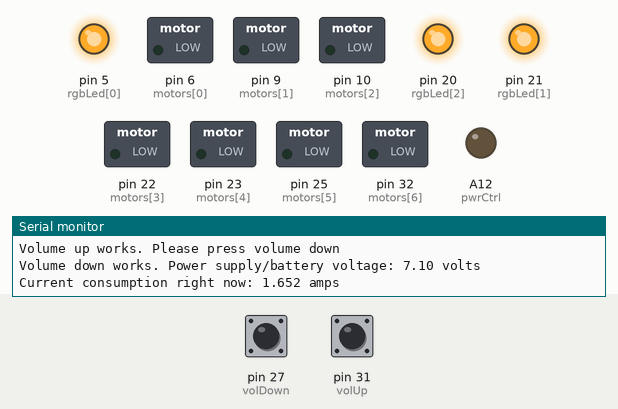
Bench run of a sketch on a simulated Arduino Mega 2560, built with avr-gcc and run on an emulated ATmega2560. Shown: switched loads named in the sketch (green lamp = pin HIGH), output pins drawn as LEDs (lit = HIGH), the last lines printed to the serial monitor. Inputs (shaded band) come from the test bench; at power-on: pin 27 (volDown) LOW, pin 31 (volUp) LOW.

Above: at 0.1 s.
At 2.1 s:
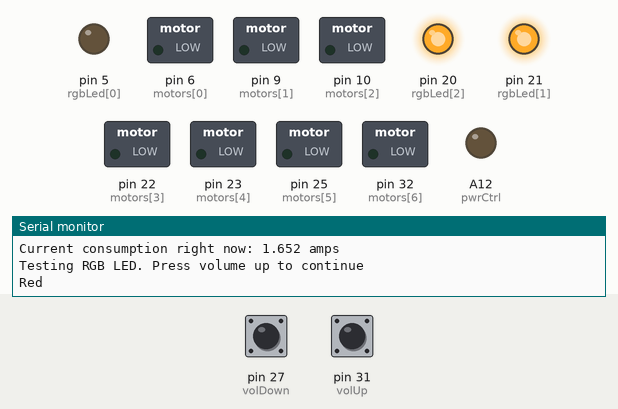
At 4.1 s:
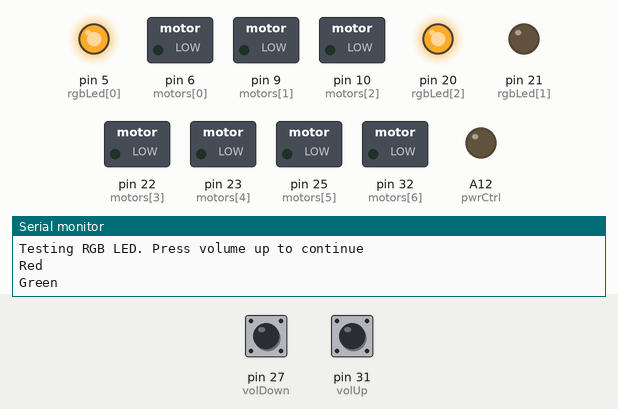
At 6.1 s:
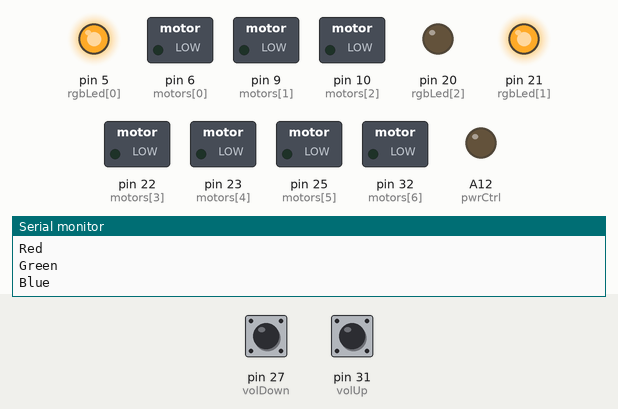
At 11.4 s:
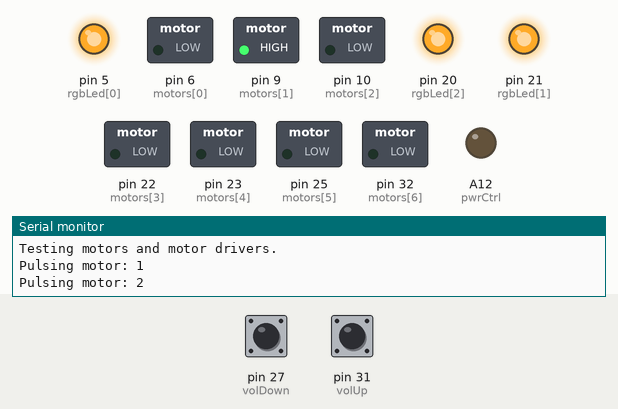
At 17.9 s:
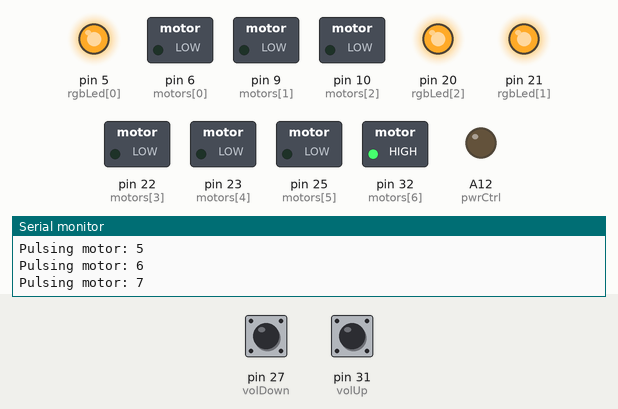
Timing chart, 0 to 20.3 s (numbered marks = the images above):
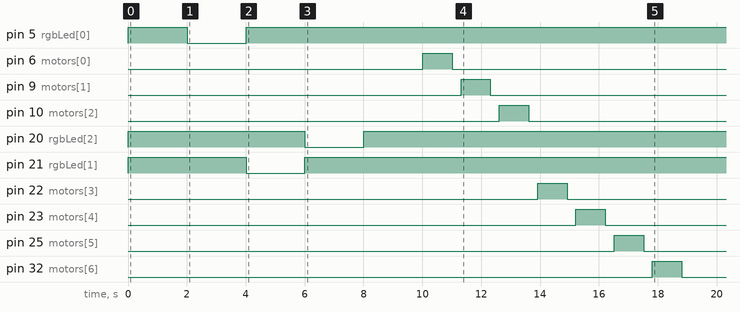

The sketch:

hardwareTest.ino
```cpp
// Test all functions
/* This is set up for PCB rev 4.2, 9/1/17 (unfinished)
Pins are updated.

List of tests:
x  2 Volume buttons
x  Battery sense
x  RGB Led
x  7 motor channels
x  Current monitor
  IMU
  Flash memory
    connect
    Empty flash
    Write needed audio files
  Audio
    Plays music
    Change amp gain
    Change volume with digipot
    Shutdown audio amp
  BLE
    Successful serial config
    Sleep BLE module
  Power switch
    Detect
    Switch voltage in range
x    Shutdown
*/

const int motors[] = {6,9,10,22,23,25,32};
const int volUp = 31, volDown = 27;
const int pwrSwSense = 15, iSense = A11, pwrCtrl = A12, battReadPin = A10;
const int rgbLed[] = {5,21,20};
const int csFlash = 1, imuInt = 28;
const int audioGain = 17, audioShutdown = 16;

void setup() {
  Serial.begin(115200);
  while(!Serial);

  pinMode(volUp, INPUT);
  pinMode(volDown, INPUT);
  pinMode(pwrSwSense, INPUT);
  pinMode(iSense, INPUT);
  pinMode(battReadPin, INPUT);
  pinMode(battReadPin, INPUT);

  for(int i=0; i<7; i++){
    pinMode(motors[i],OUTPUT);
    digitalWrite(motors[i],LOW);
  }

  for(int i=0; i<3; i++){
    pinMode(rgbLed[i],OUTPUT);
    digitalWrite(rgbLed[i],HIGH);
  }

  Serial.println("Please press volume up");
  while(digitalRead(volUp)){ delay(1); }

  Serial.println("Volume up works. Please press volume down");
  while(digitalRead(volDown)){ delay(1); }


  Serial.print("Volume down works. Power supply/battery voltage: ");
  float voltage = 4.3*3.3*analogRead(battReadPin)/(1023.0);
  Serial.print(voltage);
  Serial.println(" volts");
  Serial.print("Current consumption right now: ");
  float current = 3.3*analogRead(iSense)/(1023.0);
  Serial.print(current,3);
  Serial.println(" amps");
  delay(2000);

  Serial.println();
  Serial.println("Testing RGB LED. Press volume up to continue");
  while(digitalRead(volUp)){ delay(1); }

  bool success = false;
  while(!success){
    Serial.println("Red");
    digitalWrite(rgbLed[0], LOW);
    delay(2000);
    digitalWrite(rgbLed[0], HIGH);

    Serial.println("Green");
    digitalWrite(rgbLed[1], LOW);
    delay(2000);
    digitalWrite(rgbLed[1], HIGH);

    Serial.println("Blue");
    digitalWrite(rgbLed[2], LOW);
    delay(2000);
    digitalWrite(rgbLed[2], HIGH);
    delay(1000);

    Serial.println("Test complete. Press volume up to continue or volume down to repeat the LED test");
    bool buttonPressed = false;
    while(!buttonPressed){
      success = !digitalRead(volUp);
      buttonPressed = !digitalRead(volDown) || success;
      if(buttonPressed && !success) Serial.println("Repeating LED test.");
      delay(1);
    }

  }

  Serial.println("\n\rTesting motors and motor drivers.");
  delay(1000);
  for(int i=0; i<7; i++){
    Serial.print("Pulsing motor: ");
    Serial.println(i+1);
    digitalWrite(motors[i],HIGH);
    delay(1000);
    digitalWrite(motors[i],LOW);
    delay(300);
  }


  Serial.println();
  Serial.println("Almost done; about to test shutdown function. ");
  delay(1000);
  Serial.println("Shutting down.");

  pinMode(pwrCtrl, OUTPUT);
  digitalWrite(pwrCtrl, LOW);

  delay(5000);
  Serial.println();
  Serial.println("...");
  delay(10000);
  Serial.println("Crap, why am I still here? What will become of me now?");
}

void loop(){
}

/*
R 64  5
g 63  21
b 62  20
1 61  6
2 46  9
3 49  10
4 44  22
5 45  23
6 42  25
7 41  32
pwr_ctrl  11  A12
pwr_sw  43  15
i_sense 10  A11
batt sense  9 A10
vol up  1 31
vol down  54  27
audio shdn  35  16
audio gain  36  17
imu int 53  28
flash cs  40  1
*/
```
